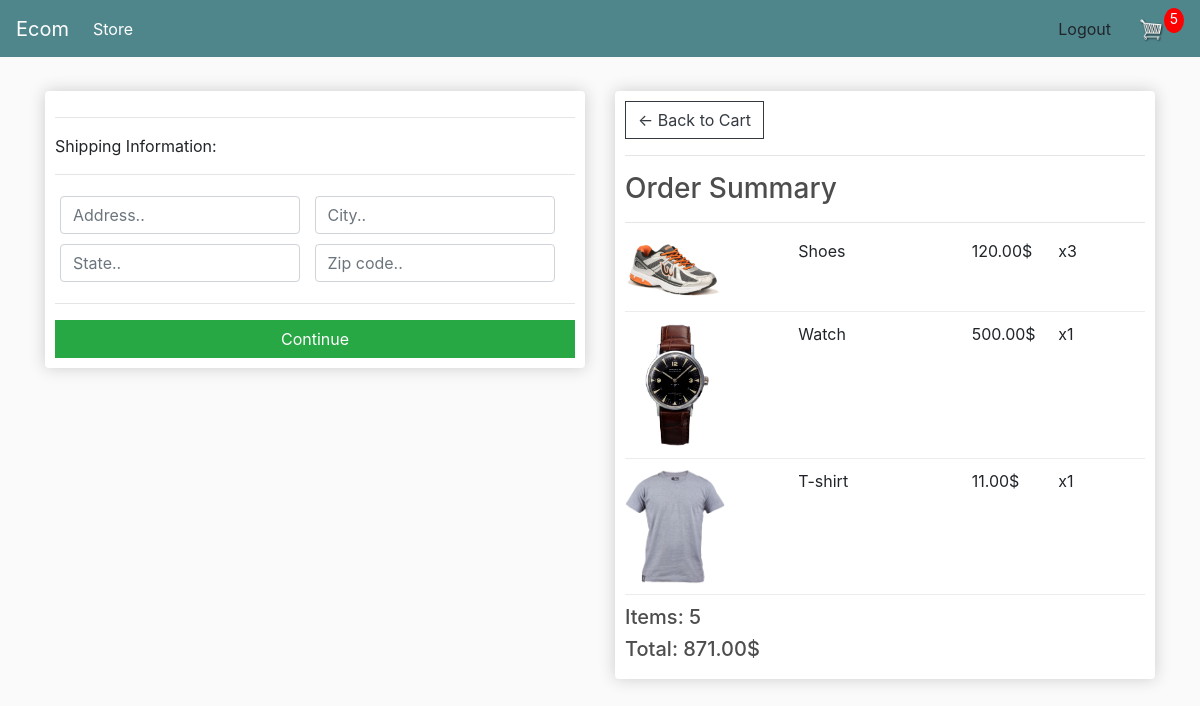
The page /checkout/ (signed in) on the database its author committed.
### base/models.py (models this page shows, shortened)
class OrderItem(models.Model):
    product = models.ForeignKey(Product, on_delete=models.SET_NULL, null=True)
    order = models.ForeignKey(Order, on_delete=models.SET_NULL, null=True)
    quantity = models.IntegerField(default=0, null=True, blank=True)
    date_added = models.DateTimeField(auto_now_add=True)
    @property
    def get_total(self):
        return self.quantity * self.product.price

class Product(models.Model):
    name = models.CharField(max_length=50, null=True)
    price = models.DecimalField(max_digits=8, decimal_places=2)
    digital = models.BooleanField(default=False, null=True, blank=True)
    image = models.ImageField(null=True, blank=True)
    @property
    def image_url(self):
        try:
            url = self.image.url
        except Exception:
            url = ''
        return url

class Order(models.Model):
    customer = models.ForeignKey(Customer, on_delete=models.SET_NULL, blank=True, null=True)
    date_ordered = models.DateTimeField(auto_now_add=True)
    complete = models.BooleanField(default=False, null=True, blank=True)
    transaction_id = models.CharField(max_length=50, null=True)
    @property
    def shipping(self):
        shipping = False
        orderitems = self.orderitem_set.all()
        for i in orderitems:
            if not i.product.digital:
                shipping = True
        return shipping
    @property
    def get_cart_total(self):
        orderitems = self.orderitem_set.all()
        total = sum([item.get_total for item in orderitems])
        return total
    @property
    def get_cart_items(self):
        orderitems = self.orderitem_set.all()
        total = sum([item.quantity for item in orderitems])
        return total

### base/views.py (the view)
# urls.py: path('checkout/', checkout, name='checkout'),
def checkout(request):
    items = []
    order = {'get_cart_items': 0, 'get_cart_total': 0}
    cart_items = order['get_cart_items']
    if request.user.is_authenticated:
        customer = request.user.customer
        order, created = Order.objects.get_or_create(customer=customer, complete=False)
        items = order.orderitem_set.all()
        cart_items = order.get_cart_items
    else:
        if 'items' in request.session and 'order' in request.session:
            items = request.session['items']
            order = request.session['order']
            cart_items = order['get_cart_items']
    context = {
        'items': items,
        'order': order,
        'cart_items': cart_items
    }
    return render(request, 'base/checkout.html', context)

### base/templates/base/checkout.html (shortened to what this page needs)
{%extends "base/main.html"%}
{%load static%}
{%block content%}
<div class="row">
	<div class="col-lg-6">
		<div class="box-element" id="form-wrapper">
            <form id="form">
                <div id="shipping-info">
                    <hr>
                    <p>Shipping Information:</p>
                    <hr>
                    <div class="form-field">
                        <input class="form-control" type="text" name="address" placeholder="Address..">
                    </div>
                    <div class="form-field">
                        <input class="form-control" type="text" name="city" placeholder="City..">
                    </div>
                    <div class="form-field">
                        <input class="form-control" type="text" name="state" placeholder="State..">
                    </div>
                    <div class="form-field">
                        <input class="form-control" type="text" name="zipcode" placeholder="Zip code..">
                    </div>
                </div>
                <hr>
                <input id="form-button" class="btn btn-success btn-block" type="submit" value="Continue">
            </form>
		</div>
        <br>
	</div>
	<div class="col-lg-6">
		<div class="box-element">
            <a  class="btn btn-outline-dark" href="{% url 'cart' %}">&#x2190; Back to Cart</a>
            <hr>
            <h3>Order Summary</h3>
            <hr>
            {%if user.is_authenticated%}
            {%for item in items%}
            <div class="cart-row">
                <div style="flex:2"><img class="row-image" src="{{item.product.image_url}}"></div>
                <div style="flex:2"><p>{{item.product.name}}</p></div>
                <div style="flex:1"><p>{{item.product.price|floatformat:2}}$</p></div>
                <div style="flex:1"><p>x{{item.quantity}}</p></div>
            </div>
            {%endfor%}
            {%endif%}
            <h5>Items:   {{order.get_cart_items}}</h5>
            <h5>Total:   {{order.get_cart_total|floatformat:2}}$</h5>
        </div>
	</div>
</div>
{%endblock%}

### static/css/main.css (style rules this page uses)
body { background-color: hsl(0, 0%, 98%); }
h1,h2,h3,h4,h5,h6 { color:hsl(0, 0%, 30%); }
.box-element { box-shadow:hsl(0, 0%, 80%) 0 0 16px; background-color: #fff; border-radius: 4px; padding: 10px; }
.col-lg-4, .col-lg-6, .col-lg-8, .col-lg-12 { margin-top: 10px; }
.btn { border-radius: 0; }
.row-image { width: 100px; }
.form-field { width:250px; display: inline-block; padding: 5px; }
.cart-row { display: flex; align-items: flex-stretch; padding-bottom: 10px; margin-bottom: 10px; border-bottom: 1px solid #ececec; }

### rows shown on the page
OrderItem: product.image_url (picture), product.name "Shoes", product.price "120.00", quantity "3"
OrderItem: product.image_url (picture), product.name "Watch", product.price "500.00", quantity "1"
OrderItem: product.image_url (picture), product.name "T-shirt", product.price "11.00", quantity "1"
Order: get_cart_items "5", get_cart_total "871.00"

### other values the page prints
{{ cart_items }} "5"
